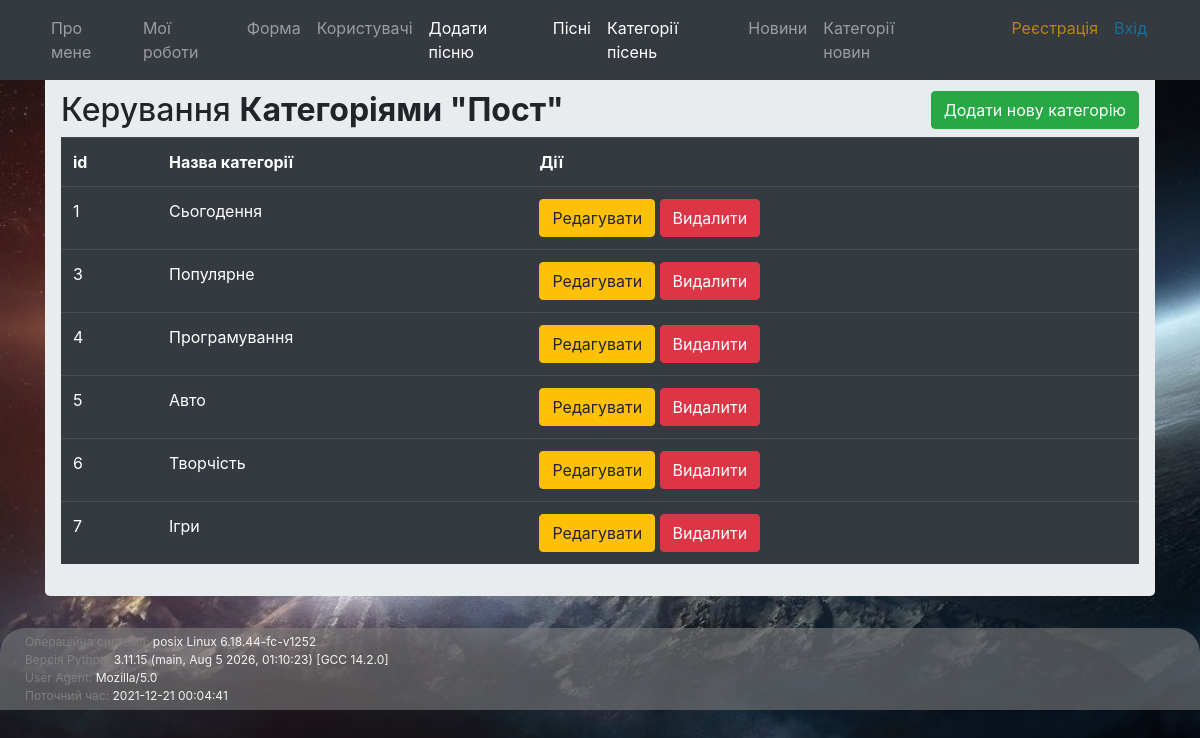
Screenshot of /post/categories with the database file from the repository.
### app/posts/models.py (models this page shows)
class Category(db.Model):
    id = db.Column(db.Integer, primary_key=True)
    name = db.Column(db.String(50), nullable=False, unique=True)
    posts = db.relationship("Post", back_populates="category")

### app/posts/views.py (the view)
@post_blueprint.route('/categories', methods=['GET', 'POST'])
def categories():
    form = CategoryForm()
    if form.name.data:
        category = Category(name=form.name.data)
        db.session.add(category)
        db.session.commit()
        form.name.data = ''
        flash('Категорія ' + category.name + ' додана!', category='success')
    categories = Category.query.all()
    return render_template('categories.html', categories=categories, form=form, data=getFooterData())

### app/posts/getFunction.py (called while the page is built)
def getFooterData():
    OS_info = os.name + " " + platform.system() + " " + platform.release()
    current_datetime = datetime.now()
    userAgent = request.headers.get('User-Agent')
    pythonVersion = sys.version
    return [OS_info, pythonVersion, userAgent, current_datetime]

### app/posts/templates/categories.html (shortened to what this page needs)
{% from "_render_field.html" import render_field %}
{% extends "baseTemplate.html" %}
{%block content %}
    <div class="container">
        <div class="row">
            <div class="col md-12">
                <div class="jumbotron p-3">
                    <h2>Керування <b>Категоріями "Пост"</b>
                        <button type="button" class="btn btn-success float-right" data-bs-toggle="modal" data-bs-target="#mymodal">
                            Додати нову категорію
                        </button>
                    </h2>
                    <table class="table table-hover table-dark">
                        <tr>
                            <th>id</th>
                            <th>Назва категорії</th>
                            <th>Дії</th>
                        </tr>
                        {% for cat in categories %}
                        <tr>
                            <td>{{cat.id}}</td>
                            <td>{{cat.name}}</td>
                            <td>
                                <a href="{{ url_for('post.update_post_category', id=cat.id) }}"
                                   class="btn btn-warning btn-xs" data-bs-toggle="modal"
                                   data-bs-target="#modaledit{{cat.id}}">Редагувати</a>
                                <a href="{{ url_for('post.delete_post_category', id=cat.id) }}"
                                   class="btn btn-danger btn-xs"
                                   onclick="return confirm('Ви впевнені, що бажаєте видалити даний запис?')">Видалити</a>
                            </td>
                        </tr>
                        {% endfor %}
                    </table>
                </div>
            </div>
        </div>
    </div>
{% endblock %}

### app/static/css/main.css (style rules this page uses)
body { height: 100%; background: url('../images/fon2.jpg') no-repeat fixed center center; -webkit-background-size: cover; -moz-background-size: cover; -o-background-size: cover; background-size: cover; }

### rows the page displays
Category: id "1", name "Сьогодення"
Category: id "3", name "Популярне"
Category: id "4", name "Програмування"
Category: id "5", name "Авто"
Category: id "6", name "Творчість"
Category: id "7", name "Ігри"

### other values shown
{{ data[0] }} "posix Linux 6.18.44-fc-v1252"
{{ data[1] }} "3.11.15 (main, Aug 5 2026, 01:10:23) [GCC 14.2.0]"
{{ data[2] }} "Mozilla/5.0"
{{ data[3] }} "2021-12-21 00:04:41"
